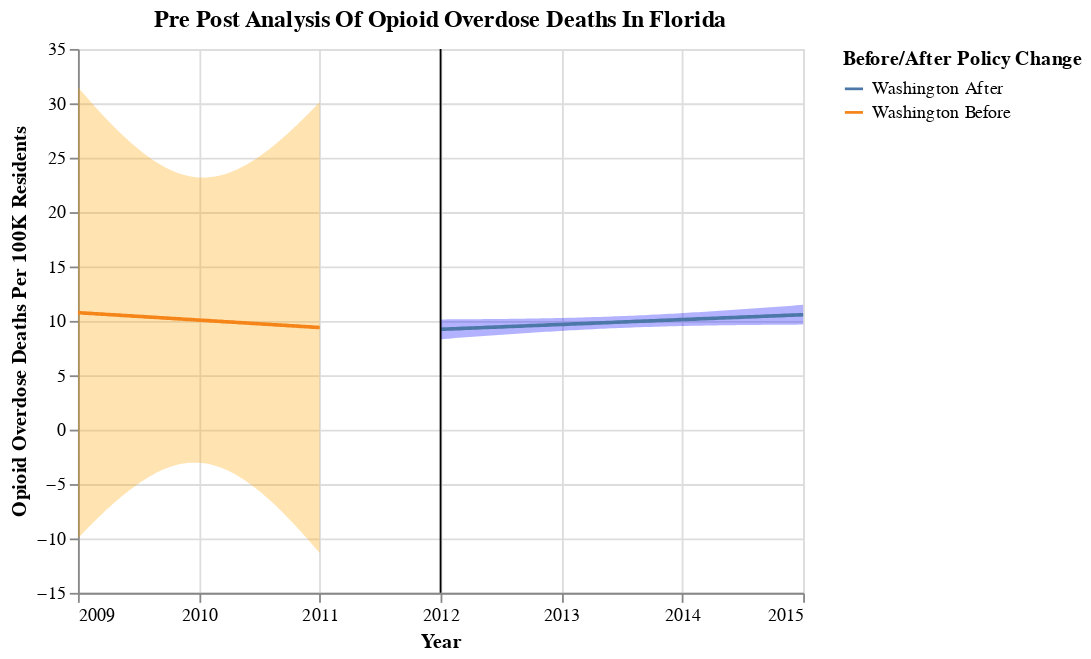

This figure's notebook cell:
### Code cell
# creating the final plot for pre-post analysis of drug overdose deaths in Washington
 
washington_before_chart = build_chart(
    wa_b4, "orange", "Year","overdose_per_100k", "Washington Before",  alpha=0.05
)
 
washington_after_chart = build_chart(
    wa_after, "blue", "Year", "overdose_per_100k", "Washington After", alpha=0.05
)
 
washington_final_pre_post_deaths = (washington_before_chart + washington_after_chart + line).properties(title="Pre Post Analysis Of Opioid Overdose Deaths In Florida")
 
washington_final_pre_post_deaths

### Figure 1 — Vega-Lite specification as saved in the notebook (floating-point values rounded to 4 significant figures)
{"config": {"view": {"continuousWidth": 400, "continuousHeight": 300}}, "layer": [{"mark": "errorband", "encoding": {"color": {"value": "orange"}, "x": {"axis": {"format": ".0f", "values": [2009, 2010, 2011, 2012, 2013, 2014, 2015]}, "field": "Year", "type": "quantitative"}, "y": {"field": "ci_low", "scale": {"zero": false}, "title": "Opioid Overdose Deaths Per 100K Residents", "type": "quantitative"}, "y2": {"field": "ci_high"}}}, {"mark": "line", "encoding": {"color": {"field": "Before/After", "legend": {"title": "Before/After Policy Change"}, "type": "nominal"}, "x": {"field": "Year", "type": "quantitative"}, "y": {"field": "overdose_per_100k", "type": "quantitative"}}}, {"layer": [{"mark": "errorband", "encoding": {"color": {"value": "blue"}, "x": {"axis": {"format": ".0f", "values": [2009, 2010, 2011, 2012, 2013, 2014, 2015]}, "field": "Year", "type": "quantitative"}, "y": {"field": "ci_low", "scale": {"zero": false}, "title": "Opioid Overdose Deaths Per 100K Residents", "type": "quantitative"}, "y2": {"field": "ci_high"}}}, {"mark": "line", "encoding": {"color": {"field": "Before/After", "legend": {"title": "Before/After Policy Change"}, "type": "nominal"}, "x": {"field": "Year", "type": "quantitative"}, "y": {"field": "overdose_per_100k", "type": "quantitative"}}}], "data": {"name": "data-8a0957f88e2d079ee49686a304174a64"}}, {"data": {"name": "data-12fa130837655ae321383954ec916afe"}, "mark": "rule", "encoding": {"color": {"field": "color", "scale": null, "type": "nominal"}, "x": {"field": "Year", "type": "quantitative"}}}], "data": {"name": "data-095da3b15b0981715251c17edfb5960c"}, "title": "Pre Post Analysis Of Opioid Overdose Deaths In Florida", "$schema": "https://vega.github.io/schema/vega-lite/v4.17.0.json", "datasets": {"data-095da3b15b0981715251c17edfb5960c": [{"Year": 2009.0, "overdose_per_100k": 10.76, "ci_low": -9.98, "ci_high": 31.5, "Before/After": "Washington Before"}, {"Year": 2009.0, "overdose_per_100k": 10.74, "ci_low": -9.746, "ci_high": 31.23, "Before/After": "Washington Before"}, {"Year": 2009.0, "overdose_per_100k": 10.73, "ci_low": -9.514, "ci_high": 30.98, "Before/After": "Washington Before"}, {"Year": 2009.0, "overdose_per_100k": 10.72, "ci_low": -9.284, "ci_high": 30.72, "Before/After": "Washington Before"}, {"Year": 2009.0, "overdose_per_100k": 10.7, "ci_low": -9.056, "ci_high": 30.46, "Before/After": "Washington Before"}, {"Year": 2009.0, "overdose_per_100k": 10.69, "ci_low": -8.831, "ci_high": 30.21, "Before/After": "Washington Before"}, {"Year": 2009.0, "overdose_per_100k": 10.68, "ci_low": -8.608, "ci_high": 29.96, "Before/After": "Washington Before"}, {"Year": 2009.0, "overdose_per_100k": 10.66, "ci_low": -8.387, "ci_high": 29.71, "Before/After": "Washington Before"}, {"Year": 2009.0, "overdose_per_100k": 10.65, "ci_low": -8.169, "ci_high": 29.47, "Before/After": "Washington Before"}, {"Year": 2009.0, "overdose_per_100k": 10.64, "ci_low": -7.954, "ci_high": 29.22, "Before/After": "Washington Before"}, {"Year": 2009.0, "overdose_per_100k": 10.62, "ci_low": -7.741, "ci_high": 28.98, "Before/After": "Washington Before"}, {"Year": 2009.0, "overdose_per_100k": 10.61, "ci_low": -7.531, "ci_high": 28.75, "Before/After": "Washington Before"}, {"Year": 2009.0, "overdose_per_100k": 10.59, "ci_low": -7.325, "ci_high": 28.51, "Before/After": "Washington Before"}, {"Year": 2009.0, "overdose_per_100k": 10.58, "ci_low": -7.121, "ci_high": 28.28, "Before/After": "Washington Before"}, {"Year": 2009.0, "overdose_per_100k": 10.57, "ci_low": -6.92, "ci_high": 28.05, "Before/After": "Washington Before"}, {"Year": 2009.0, "overdose_per_100k": 10.55, "ci_low": -6.723, "ci_high": 27.83, "Before/After": "Washington Before"}, {"Year": 2009.0, "overdose_per_100k": 10.54, "ci_low": -6.53, "ci_high": 27.61, "Before/After": "Washington Before"}, {"Year": 2009.0, "overdose_per_100k": 10.53, "ci_low": -6.339, "ci_high": 27.39, "Before/After": "Washington Before"}, {"Year": 2009.0, "overdose_per_100k": 10.51, "ci_low": -6.153, "ci_high": 27.18, "Before/After": "Washington Before"}, {"Year": 2009.0, "overdose_per_100k": 10.5, "ci_low": -5.97, "ci_high": 26.97, "Before/After": "Washington Before"}, {"Year": 2009.0, "overdose_per_100k": 10.48, "ci_low": -5.792, "ci_high": 26.76, "Before/After": "Washington Before"}, {"Year": 2009.0, "overdose_per_100k": 10.47, "ci_low": -5.617, "ci_high": 26.56, "Before/After": "Washington Before"}, {"Year": 2009.0, "overdose_per_100k": 10.46, "ci_low": -5.447, "ci_high": 26.36, "Before/After": "Washington Before"}, {"Year": 2009.0, "overdose_per_100k": 10.44, "ci_low": -5.281, "ci_high": 26.17, "Before/After": "Washington Before"}, {"Year": 2009.0, "overdose_per_100k": 10.43, "ci_low": -5.12, "ci_high": 25.98, "Before/After": "Washington Before"}, {"Year": 2009.0, "overdose_per_100k": 10.42, "ci_low": -4.963, "ci_high": 25.8, "Before/After": "Washington Before"}, {"Year": 2010.0, "overdose_per_100k": 10.4, "ci_low": -4.812, "ci_high": 25.62, "Before/After": "Washington Before"}, {"Year": 2010.0, "overdose_per_100k": 10.39, "ci_low": -4.665, "ci_high": 25.44, "Before/After": "Washington Before"}, {"Year": 2010.0, "overdose_per_100k": 10.38, "ci_low": -4.524, "ci_high": 25.27, "Before/After": "Washington Before"}, {"Year": 2010.0, "overdose_per_100k": 10.36, "ci_low": -4.388, "ci_high": 25.11, "Before/After": "Washington Before"}, {"Year": 2010.0, "overdose_per_100k": 10.35, "ci_low": -4.257, "ci_high": 24.95, "Before/After": "Washington Before"}, {"Year": 2010.0, "overdose_per_100k": 10.33, "ci_low": -4.132, "ci_high": 24.8, "Before/After": "Washington Before"}, {"Year": 2010.0, "overdose_per_100k": 10.32, "ci_low": -4.013, "ci_high": 24.66, "Before/After": "Washington Before"}, {"Year": 2010.0, "overdose_per_100k": 10.31, "ci_low": -3.901, "ci_high": 24.52, "Before/After": "Washington Before"}, {"Year": 2010.0, "overdose_per_100k": 10.29, "ci_low": -3.794, "ci_high": 24.38, "Before/After": "Washington Before"}, {"Year": 2010.0, "overdose_per_100k": 10.28, "ci_low": -3.693, "ci_high": 24.25, "Before/After": "Washington Before"}, {"Year": 2010.0, "overdose_per_100k": 10.27, "ci_low": -3.6, "ci_high": 24.13, "Before/After": "Washington Before"}, {"Year": 2010.0, "overdose_per_100k": 10.25, "ci_low": -3.512, "ci_high": 24.02, "Before/After": "Washington Before"}, {"Year": 2010.0, "overdose_per_100k": 10.24, "ci_low": -3.432, "ci_high": 23.91, "Before/After": "Washington Before"}, {"Year": 2010.0, "overdose_per_100k": 10.23, "ci_low": -3.359, "ci_high": 23.81, "Before/After": "Washington Before"}, {"Year": 2010.0, "overdose_per_100k": 10.21, "ci_low": -3.292, "ci_high": 23.72, "Before/After": "Washington Before"}, {"Year": 2010.0, "overdose_per_100k": 10.2, "ci_low": -3.233, "ci_high": 23.63, "Before/After": "Washington Before"}, {"Year": 2010.0, "overdose_per_100k": 10.18, "ci_low": -3.181, "ci_high": 23.55, "Before/After": "Washington Before"}, {"Year": 2010.0, "overdose_per_100k": 10.17, "ci_low": -3.137, "ci_high": 23.48, "Before/After": "Washington Before"}, {"Year": 2010.0, "overdose_per_100k": 10.16, "ci_low": -3.1, "ci_high": 23.41, "Before/After": "Washington Before"}, {"Year": 2010.0, "overdose_per_100k": 10.14, "ci_low": -3.071, "ci_high": 23.36, "Before/After": "Washington Before"}, {"Year": 2010.0, "overdose_per_100k": 10.13, "ci_low": -3.049, "ci_high": 23.31, "Before/After": "Washington Before"}, {"Year": 2010.0, "overdose_per_100k": 10.12, "ci_low": -3.035, "ci_high": 23.27, "Before/After": "Washington Before"}, {"Year": 2010.0, "overdose_per_100k": 10.1, "ci_low": -3.029, "ci_high": 23.23, "Before/After": "Washington Before"}, {"Year": 2010.0, "overdose_per_100k": 10.09, "ci_low": -3.031, "ci_high": 23.21, "Before/After": "Washington Before"}, {"Year": 2010.0, "overdose_per_100k": 10.08, "ci_low": -3.041, "ci_high": 23.19, "Before/After": "Washington Before"}, {"Year": 2010.0, "overdose_per_100k": 10.06, "ci_low": -3.059, "ci_high": 23.18, "Before/After": "Washington Before"}, {"Year": 2010.0, "overdose_per_100k": 10.05, "ci_low": -3.084, "ci_high": 23.18, "Before/After": "Washington Before"}, {"Year": 2010.0, "overdose_per_100k": 10.03, "ci_low": -3.117, "ci_high": 23.19, "Before/After": "Washington Before"}, {"Year": 2010.0, "overdose_per_100k": 10.02, "ci_low": -3.158, "ci_high": 23.2, "Before/After": "Washington Before"}, {"Year": 2010.0, "overdose_per_100k": 10.01, "ci_low": -3.207, "ci_high": 23.22, "Before/After": "Washington Before"}, {"Year": 2010.0, "overdose_per_100k": 9.993, "ci_low": -3.264, "ci_high": 23.25, "Before/After": "Washington Before"}, {"Year": 2010.0, "overdose_per_100k": 9.979, "ci_low": -3.328, "ci_high": 23.29, "Before/After": "Washington Before"}, {"Year": 2010.0, "overdose_per_100k": 9.966, "ci_low": -3.4, "ci_high": 23.33, "Before/After": "Washington Before"}, {"Year": 2010.0, "overdose_per_100k": 9.952, "ci_low": -3.479, "ci_high": 23.38, "Before/After": "Washington Before"}, {"Year": 2010.0, "overdose_per_100k": 9.938, "ci_low": -3.565, "ci_high": 23.44, "Before/After": "Washington Before"}, {"Year": 2010.0, "overdose_per_100k": 9.925, "ci_low": -3.659, "ci_high": 23.51, "Before/After": "Washington Before"}, {"Year": 2010.0, "overdose_per_100k": 9.911, "ci_low": -3.76, "ci_high": 23.58, "Before/After": "Washington Before"}, {"Year": 2010.0, "overdose_per_100k": 9.898, "ci_low": -3.868, "ci_high": 23.66, "Before/After": "Washington Before"}, {"Year": 2010.0, "overdose_per_100k": 9.884, "ci_low": -3.982, "ci_high": 23.75, "Before/After": "Washington Before"}, {"Year": 2010.0, "overdose_per_100k": 9.87, "ci_low": -4.103, "ci_high": 23.84, "Before/After": "Washington Before"}, {"Year": 2010.0, "overdose_per_100k": 9.857, "ci_low": -4.231, "ci_high": 23.94, "Before/After": "Washington Before"}, {"Year": 2010.0, "overdose_per_100k": 9.843, "ci_low": -4.365, "ci_high": 24.05, "Before/After": "Washington Before"}, {"Year": 2010.0, "overdose_per_100k": 9.829, "ci_low": -4.505, "ci_high": 24.16, "Before/After": "Washington Before"}, {"Year": 2010.0, "overdose_per_100k": 9.816, "ci_low": -4.651, "ci_high": 24.28, "Before/After": "Washington Before"}, {"Year": 2010.0, "overdose_per_100k": 9.802, "ci_low": -4.804, "ci_high": 24.41, "Before/After": "Washington Before"}, {"Year": 2010.0, "overdose_per_100k": 9.788, "ci_low": -4.961, "ci_high": 24.54, "Before/After": "Washington Before"}, {"Year": 2010.0, "overdose_per_100k": 9.775, "ci_low": -5.125, "ci_high": 24.67, "Before/After": "Washington Before"}, {"Year": 2010.0, "overdose_per_100k": 9.761, "ci_low": -5.293, "ci_high": 24.82, "Before/After": "Washington Before"}, {"Year": 2010.0, "overdose_per_100k": 9.747, "ci_low": -5.467, "ci_high": 24.96, "Before/After": "Washington Before"}, {"Year": 2010.0, "overdose_per_100k": 9.734, "ci_low": -5.646, "ci_high": 25.11, "Before/After": "Washington Before"}, {"Year": 2011.0, "overdose_per_100k": 9.72, "ci_low": -5.83, "ci_high": 25.27, "Before/After": "Washington Before"}, {"Year": 2011.0, "overdose_per_100k": 9.706, "ci_low": -6.019, "ci_high": 25.43, "Before/After": "Washington Before"}, {"Year": 2011.0, "overdose_per_100k": 9.693, "ci_low": -6.212, "ci_high": 25.6, "Before/After": "Washington Before"}, {"Year": 2011.0, "overdose_per_100k": 9.679, "ci_low": -6.41, "ci_high": 25.77, "Before/After": "Washington Before"}, {"Year": 2011.0, "overdose_per_100k": 9.665, "ci_low": -6.611, "ci_high": 25.94, "Before/After": "Washington Before"}, {"Year": 2011.0, "overdose_per_100k": 9.652, "ci_low": -6.817, "ci_high": 26.12, "Before/After": "Washington Before"}, {"Year": 2011.0, "overdose_per_100k": 9.638, "ci_low": -7.027, "ci_high": 26.3, "Before/After": "Washington Before"}, {"Year": 2011.0, "overdose_per_100k": 9.624, "ci_low": -7.241, "ci_high": 26.49, "Before/After": "Washington Before"}, {"Year": 2011.0, "overdose_per_100k": 9.611, "ci_low": -7.458, "ci_high": 26.68, "Before/After": "Washington Before"}, {"Year": 2011.0, "overdose_per_100k": 9.597, "ci_low": -7.679, "ci_high": 26.87, "Before/After": "Washington Before"}, {"Year": 2011.0, "overdose_per_100k": 9.583, "ci_low": -7.904, "ci_high": 27.07, "Before/After": "Washington Before"}, {"Year": 2011.0, "overdose_per_100k": 9.57, "ci_low": -8.132, "ci_high": 27.27, "Before/After": "Washington Before"}, {"Year": 2011.0, "overdose_per_100k": 9.556, "ci_low": -8.363, "ci_high": 27.47, "Before/After": "Washington Before"}, {"Year": 2011.0, "overdose_per_100k": 9.542, "ci_low": -8.597, "ci_high": 27.68, "Before/After": "Washington Before"}, {"Year": 2011.0, "overdose_per_100k": 9.529, "ci_low": -8.834, "ci_high": 27.89, "Before/After": "Washington Before"}, {"Year": 2011.0, "overdose_per_100k": 9.515, "ci_low": -9.074, "ci_high": 28.1, "Before/After": "Washington Before"}, {"Year": 2011.0, "overdose_per_100k": 9.501, "ci_low": -9.316, "ci_high": 28.32, "Before/After": "Washington Before"}, {"Year": 2011.0, "overdose_per_100k": 9.488, "ci_low": -9.562, "ci_high": 28.54, "Before/After": "Washington Before"}, {"Year": 2011.0, "overdose_per_100k": 9.474, "ci_low": -9.81, "ci_high": 28.76, "Before/After": "Washington Before"}, {"Year": 2011.0, "overdose_per_100k": 9.46, "ci_low": -10.06, "ci_high": 28.98, "Before/After": "Washington Before"}, {"Year": 2011.0, "overdose_per_100k": 9.447, "ci_low": -10.31, "ci_high": 29.21, "Before/After": "Washington Before"}, {"Year": 2011.0, "overdose_per_100k": 9.433, "ci_low": -10.57, "ci_high": 29.43, "Before/After": "Washington Before"}, {"Year": 2011.0, "overdose_per_100k": 9.419, "ci_low": -10.83, "ci_high": 29.66, "Before/After": "Washington Before"}, {"Year": 2011.0, "overdose_per_100k": 9.406, "ci_low": -11.08, "ci_high": 29.9, "Before/After": "Washington Before"}, {"Year": 2011.0, "overdose_per_100k": 9.392, "ci_low": -11.35, "ci_high": 30.13, "Before/After": "Washington Before"}], "data-8a0957f88e2d079ee49686a304174a64": [{"Year": 2012.0, "overdose_per_100k": 9.228, "ci_low": 8.319, "ci_high": 10.14, "Before/After": "Washington After"}, {"Year": 2012.0, "overdose_per_100k": 9.241, "ci_low": 8.344, "ci_high": 10.14, "Before/After": "Washington After"}, {"Year": 2012.0, "overdose_per_100k": 9.255, "ci_low": 8.369, "ci_high": 10.14, "Before/After": "Washington After"}, {"Year": 2012.0, "overdose_per_100k": 9.268, "ci_low": 8.394, "ci_high": 10.14, "Before/After": "Washington After"}, {"Year": 2012.0, "overdose_per_100k": 9.281, "ci_low": 8.418, "ci_high": 10.14, "Before/After": "Washington After"}, {"Year": 2012.0, "overdose_per_100k": 9.295, "ci_low": 8.443, "ci_high": 10.15, "Before/After": "Washington After"}, {"Year": 2012.0, "overdose_per_100k": 9.308, "ci_low": 8.468, "ci_high": 10.15, "Before/After": "Washington After"}, {"Year": 2012.0, "overdose_per_100k": 9.322, "ci_low": 8.492, "ci_high": 10.15, "Before/After": "Washington After"}, {"Year": 2012.0, "overdose_per_100k": 9.335, "ci_low": 8.517, "ci_high": 10.15, "Before/After": "Washington After"}, {"Year": 2012.0, "overdose_per_100k": 9.349, "ci_low": 8.541, "ci_high": 10.16, "Before/After": "Washington After"}, {"Year": 2012.0, "overdose_per_100k": 9.362, "ci_low": 8.565, "ci_high": 10.16, "Before/After": "Washington After"}, {"Year": 2012.0, "overdose_per_100k": 9.375, "ci_low": 8.589, "ci_high": 10.16, "Before/After": "Washington After"}, {"Year": 2012.0, "overdose_per_100k": 9.389, "ci_low": 8.613, "ci_high": 10.16, "Before/After": "Washington After"}, {"Year": 2012.0, "overdose_per_100k": 9.402, "ci_low": 8.637, "ci_high": 10.17, "Before/After": "Washington After"}, {"Year": 2012.0, "overdose_per_100k": 9.416, "ci_low": 8.66, "ci_high": 10.17, "Before/After": "Washington After"}, {"Year": 2012.0, "overdose_per_100k": 9.429, "ci_low": 8.684, "ci_high": 10.17, "Before/After": "Washington After"}, {"Year": 2012.0, "overdose_per_100k": 9.443, "ci_low": 8.707, "ci_high": 10.18, "Before/After": "Washington After"}, {"Year": 2013.0, "overdose_per_100k": 9.456, "ci_low": 8.73, "ci_high": 10.18, "Before/After": "Washington After"}, {"Year": 2013.0, "overdose_per_100k": 9.469, "ci_low": 8.753, "ci_high": 10.19, "Before/After": "Washington After"}, {"Year": 2013.0, "overdose_per_100k": 9.483, "ci_low": 8.776, "ci_high": 10.19, "Before/After": "Washington After"}, {"Year": 2013.0, "overdose_per_100k": 9.496, "ci_low": 8.799, "ci_high": 10.19, "Before/After": "Washington After"}, {"Year": 2013.0, "overdose_per_100k": 9.51, "ci_low": 8.821, "ci_high": 10.2, "Before/After": "Washington After"}, {"Year": 2013.0, "overdose_per_100k": 9.523, "ci_low": 8.843, "ci_high": 10.2, "Before/After": "Washington After"}, {"Year": 2013.0, "overdose_per_100k": 9.536, "ci_low": 8.866, "ci_high": 10.21, "Before/After": "Washington After"}, {"Year": 2013.0, "overdose_per_100k": 9.55, "ci_low": 8.887, "ci_high": 10.21, "Before/After": "Washington After"}, {"Year": 2013.0, "overdose_per_100k": 9.563, "ci_low": 8.909, "ci_high": 10.22, "Before/After": "Washington After"}, {"Year": 2013.0, "overdose_per_100k": 9.577, "ci_low": 8.931, "ci_high": 10.22, "Before/After": "Washington After"}, {"Year": 2013.0, "overdose_per_100k": 9.59, "ci_low": 8.952, "ci_high": 10.23, "Before/After": "Washington After"}, {"Year": 2013.0, "overdose_per_100k": 9.604, "ci_low": 8.973, "ci_high": 10.23, "Before/After": "Washington After"}, {"Year": 2013.0, "overdose_per_100k": 9.617, "ci_low": 8.993, "ci_high": 10.24, "Before/After": "Washington After"}, {"Year": 2013.0, "overdose_per_100k": 9.63, "ci_low": 9.014, "ci_high": 10.25, "Before/After": "Washington After"}, {"Year": 2013.0, "overdose_per_100k": 9.644, "ci_low": 9.034, "ci_high": 10.25, "Before/After": "Washington After"}, {"Year": 2013.0, "overdose_per_100k": 9.657, "ci_low": 9.054, "ci_high": 10.26, "Before/After": "Washington After"}, {"Year": 2013.0, "overdose_per_100k": 9.671, "ci_low": 9.074, "ci_high": 10.27, "Before/After": "Washington After"}, {"Year": 2013.0, "overdose_per_100k": 9.684, "ci_low": 9.093, "ci_high": 10.28, "Before/After": "Washington After"}, {"Year": 2013.0, "overdose_per_100k": 9.698, "ci_low": 9.112, "ci_high": 10.28, "Before/After": "Washington After"}, {"Year": 2013.0, "overdose_per_100k": 9.711, "ci_low": 9.131, "ci_high": 10.29, "Before/After": "Washington After"}, {"Year": 2013.0, "overdose_per_100k": 9.724, "ci_low": 9.149, "ci_high": 10.3, "Before/After": "Washington After"}, {"Year": 2013.0, "overdose_per_100k": 9.738, "ci_low": 9.167, "ci_high": 10.31, "Before/After": "Washington After"}, {"Year": 2013.0, "overdose_per_100k": 9.751, "ci_low": 9.185, "ci_high": 10.32, "Before/After": "Washington After"}, {"Year": 2013.0, "overdose_per_100k": 9.765, "ci_low": 9.202, "ci_high": 10.33, "Before/After": "Washington After"}, {"Year": 2013.0, "overdose_per_100k": 9.778, "ci_low": 9.219, "ci_high": 10.34, "Before/After": "Washington After"}, {"Year": 2013.0, "overdose_per_100k": 9.791, "ci_low": 9.236, "ci_high": 10.35, "Before/After": "Washington After"}, {"Year": 2013.0, "overdose_per_100k": 9.805, "ci_low": 9.252, "ci_high": 10.36, "Before/After": "Washington After"}, {"Year": 2013.0, "overdose_per_100k": 9.818, "ci_low": 9.268, "ci_high": 10.37, "Before/After": "Washington After"}, {"Year": 2013.0, "overdose_per_100k": 9.832, "ci_low": 9.284, "ci_high": 10.38, "Before/After": "Washington After"}, {"Year": 2013.0, "overdose_per_100k": 9.845, "ci_low": 9.299, "ci_high": 10.39, "Before/After": "Washington After"}, {"Year": 2013.0, "overdose_per_100k": 9.859, "ci_low": 9.314, "ci_high": 10.4, "Before/After": "Washington After"}, {"Year": 2013.0, "overdose_per_100k": 9.872, "ci_low": 9.328, "ci_high": 10.42, "Before/After": "Washington After"}, {"Year": 2013.0, "overdose_per_100k": 9.885, "ci_low": 9.342, "ci_high": 10.43, "Before/After": "Washington After"}, {"Year": 2013.0, "overdose_per_100k": 9.899, "ci_low": 9.356, "ci_high": 10.44, "Before/After": "Washington After"}, {"Year": 2014.0, "overdose_per_100k": 9.912, "ci_low": 9.369, "ci_high": 10.46, "Before/After": "Washington After"}, {"Year": 2014.0, "overdose_per_100k": 9.926, "ci_low": 9.382, "ci_high": 10.47, "Before/After": "Washington After"}, {"Year": 2014.0, "overdose_per_100k": 9.939, "ci_low": 9.394, "ci_high": 10.48, "Before/After": "Washington After"}, {"Year": 2014.0, "overdose_per_100k": 9.953, "ci_low": 9.406, "ci_high": 10.5, "Before/After": "Washington After"}, {"Year": 2014.0, "overdose_per_100k": 9.966, "ci_low": 9.418, "ci_high": 10.51, "Before/After": "Washington After"}, {"Year": 2014.0, "overdose_per_100k": 9.979, "ci_low": 9.429, "ci_high": 10.53, "Before/After": "Washington After"}, {"Year": 2014.0, "overdose_per_100k": 9.993, "ci_low": 9.44, "ci_high": 10.55, "Before/After": "Washington After"}, {"Year": 2014.0, "overdose_per_100k": 10.01, "ci_low": 9.451, "ci_high": 10.56, "Before/After": "Washington After"}, {"Year": 2014.0, "overdose_per_100k": 10.02, "ci_low": 9.461, "ci_high": 10.58, "Before/After": "Washington After"}, {"Year": 2014.0, "overdose_per_100k": 10.03, "ci_low": 9.471, "ci_high": 10.6, "Before/After": "Washington After"}, {"Year": 2014.0, "overdose_per_100k": 10.05, "ci_low": 9.48, "ci_high": 10.61, "Before/After": "Washington After"}, {"Year": 2014.0, "overdose_per_100k": 10.06, "ci_low": 9.489, "ci_high": 10.63, "Before/After": "Washington After"}, {"Year": 2014.0, "overdose_per_100k": 10.07, "ci_low": 9.498, "ci_high": 10.65, "Before/After": "Washington After"}, {"Year": 2014.0, "overdose_per_100k": 10.09, "ci_low": 9.506, "ci_high": 10.67, "Before/After": "Washington After"}, {"Year": 2014.0, "overdose_per_100k": 10.1, "ci_low": 9.515, "ci_high": 10.69, "Before/After": "Washington After"}, {"Year": 2014.0, "overdose_per_100k": 10.11, "ci_low": 9.522, "ci_high": 10.7, "Before/After": "Washington After"}, {"Year": 2014.0, "overdose_per_100k": 10.13, "ci_low": 9.53, "ci_high": 10.72, "Before/After": "Washington After"}, {"Year": 2014.0, "overdose_per_100k": 10.14, "ci_low": 9.537, "ci_high": 10.74, "Before/After": "Washington After"}, {"Year": 2014.0, "overdose_per_100k": 10.15, "ci_low": 9.544, "ci_high": 10.76, "Before/After": "Washington After"}, {"Year": 2014.0, "overdose_per_100k": 10.17, "ci_low": 9.551, "ci_high": 10.78, "Before/After": "Washington After"}, {"Year": 2014.0, "overdose_per_100k": 10.18, "ci_low": 9.557, "ci_high": 10.8, "Before/After": "Washington After"}, {"Year": 2014.0, "overdose_per_100k": 10.19, "ci_low": 9.563, "ci_high": 10.83, "Before/After": "Washington After"}, {"Year": 2014.0, "overdose_per_100k": 10.21, "ci_low": 9.569, "ci_high": 10.85, "Before/After": "Washington After"}, {"Year": 2014.0, "overdose_per_100k": 10.22, "ci_low": 9.575, "ci_high": 10.87, "Before/After": "Washington After"}, {"Year": 2014.0, "overdose_per_100k": 10.23, "ci_low": 9.58, "ci_high": 10.89, "Before/After": "Washington After"}, {"Year": 2014.0, "overdose_per_100k": 10.25, "ci_low": 9.585, "ci_high": 10.91, "Before/After": "Washington After"}, {"Year": 2014.0, "overdose_per_100k": 10.26, "ci_low": 9.59, "ci_high": 10.93, "Before/After": "Washington After"}, {"Year": 2014.0, "overdose_per_100k": 10.27, "ci_low": 9.595, "ci_high": 10.95, "Before/After": "Washington After"}, {"Year": 2014.0, "overdose_per_100k": 10.29, "ci_low": 9.6, "ci_high": 10.98, "Before/After": "Washington After"}, {"Year": 2014.0, "overdose_per_100k": 10.3, "ci_low": 9.604, "ci_high": 11.0, "Before/After": "Washington After"}, {"Year": 2014.0, "overdose_per_100k": 10.31, "ci_low": 9.608, "ci_high": 11.02, "Before/After": "Washington After"}, {"Year": 2014.0, "overdose_per_100k": 10.33, "ci_low": 9.612, "ci_high": 11.04, "Before/After": "Washington After"}, {"Year": 2014.0, "overdose_per_100k": 10.34, "ci_low": 9.616, "ci_high": 11.07, "Before/After": "Washington After"}, {"Year": 2015.0, "overdose_per_100k": 10.36, "ci_low": 9.62, "ci_high": 11.09, "Before/After": "Washington After"}, {"Year": 2015.0, "overdose_per_100k": 10.37, "ci_low": 9.623, "ci_high": 11.11, "Before/After": "Washington After"}, {"Year": 2015.0, "overdose_per_100k": 10.38, "ci_low": 9.627, "ci_high": 11.14, "Before/After": "Washington After"}, {"Year": 2015.0, "overdose_per_100k": 10.4, "ci_low": 9.63, "ci_high": 11.16, "Before/After": "Washington After"}, {"Year": 2015.0, "overdose_per_100k": 10.41, "ci_low": 9.633, "ci_high": 11.18, "Before/After": "Washington After"}, {"Year": 2015.0, "overdose_per_100k": 10.42, "ci_low": 9.636, "ci_high": 11.21, "Before/After": "Washington After"}, {"Year": 2015.0, "overdose_per_100k": 10.44, "ci_low": 9.639, "ci_high": 11.23, "Before/After": "Washington After"}, {"Year": 2015.0, "overdose_per_100k": 10.45, "ci_low": 9.641, "ci_high": 11.26, "Before/After": "Washington After"}, {"Year": 2015.0, "overdose_per_100k": 10.46, "ci_low": 9.644, "ci_high": 11.28, "Before/After": "Washington After"}, {"Year": 2015.0, "overdose_per_100k": 10.48, "ci_low": 9.646, "ci_high": 11.31, "Before/After": "Washington After"}, {"Year": 2015.0, "overdose_per_100k": 10.49, "ci_low": 9.649, "ci_high": 11.33, "Before/After": "Washington After"}, {"Year": 2015.0, "overdose_per_100k": 10.5, "ci_low": 9.651, "ci_high": 11.35, "Before/After": "Washington After"}, {"Year": 2015.0, "overdose_per_100k": 10.52, "ci_low": 9.653, "ci_high": 11.38, "Before/After": "Washington After"}, {"Year": 2015.0, "overdose_per_100k": 10.53, "ci_low": 9.655, "ci_high": 11.4, "Before/After": "Washington After"}, {"Year": 2015.0, "overdose_per_100k": 10.54, "ci_low": 9.657, "ci_high": 11.43, "Before/After": "Washington After"}, {"Year": 2015.0, "overdose_per_100k": 10.56, "ci_low": 9.659, "ci_high": 11.45, "Before/After": "Washington After"}, {"Year": 2015.0, "overdose_per_100k": 10.57, "ci_low": 9.661, "ci_high": 11.48, "Before/After": "Washington After"}], "data-12fa130837655ae321383954ec916afe": [{"Year": 2012, "color": "black"}]}}
